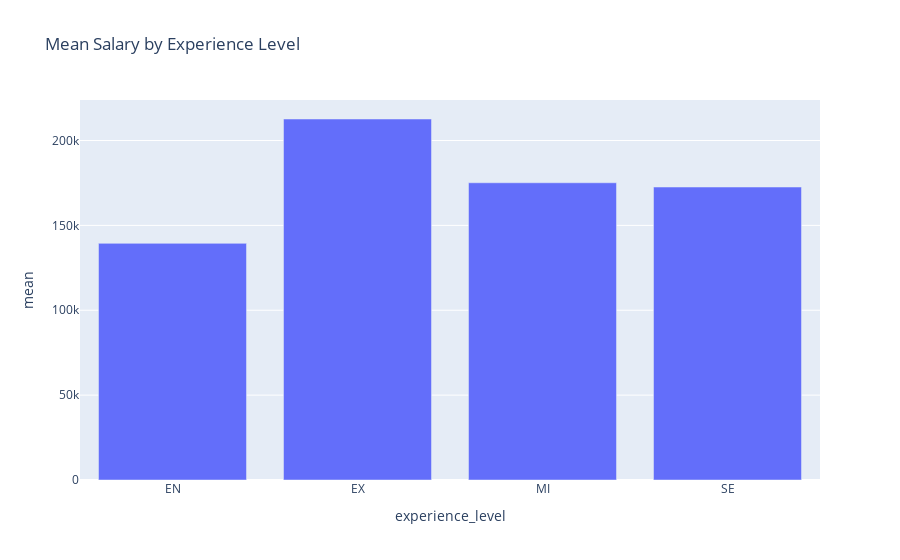

Notebook code for this chart:
### Code cell
# Calculate summary statistics by experience level
salary_summary = df.groupby('experience_level')['salary'].describe()
print(salary_summary)

# Optionally, plot mean salary by experience level
fig = px.bar(salary_summary, x=salary_summary.index, y="mean", title="Mean Salary by Experience Level")
fig.show()

### Figure 1 — Plotly figure (JSON) as saved in the notebook; plotly's stock layout.template omitted (floating-point values rounded to 4 significant figures)
{"data": [{"alignmentgroup": "True", "hovertemplate": "experience_level=%{x}<br>mean=%{y}<extra></extra>", "legendgroup": "", "marker": {"color": "#636efa", "pattern": {"shape": ""}}, "name": "", "offsetgroup": "", "orientation": "v", "showlegend": false, "textposition": "auto", "type": "bar", "x": ["EN", "EX", "MI", "SE"], "xaxis": "x", "y": [139400.0, 212700.0, 175100.0, 172600.0], "yaxis": "y"}], "layout": {"autosize": true, "barmode": "relative", "legend": {"tracegroupgap": 0}, "title": {"text": "Mean Salary by Experience Level"}, "xaxis": {"anchor": "y", "autorange": true, "domain": [0, 1], "range": [-0.5, 3.5], "title": {"text": "experience_level"}, "type": "category"}, "yaxis": {"anchor": "x", "autorange": true, "domain": [0, 1], "range": [0, 223900.0], "title": {"text": "mean"}, "type": "linear"}}}
